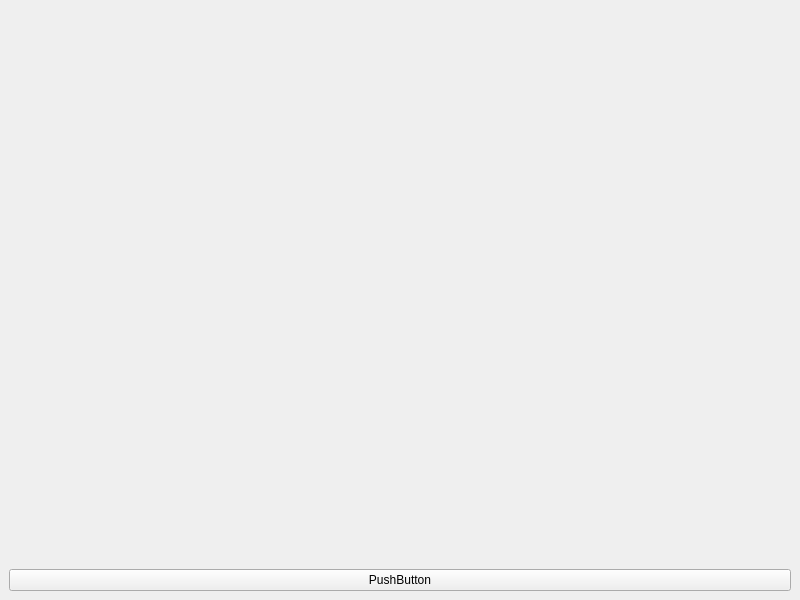
<?xml version="1.0" encoding="UTF-8"?>
<ui version="4.0">
 <class>MainWindow</class>
 <widget class="QMainWindow" name="MainWindow">
  <property name="geometry">
   <rect>
    <x>0</x>
    <y>0</y>
    <width>800</width>
    <height>600</height>
   </rect>
  </property>
  <property name="windowTitle">
   <string>MainWindow</string>
  </property>
  <widget class="QWidget" name="centralwidget">
   <layout class="QVBoxLayout" name="verticalLayout">
    <item alignment="Qt::AlignBottom">
     <widget class="QPushButton" name="pushButton">
      <property name="text">
       <string>PushButton</string>
      </property>
     </widget>
    </item>
   </layout>
  </widget>
 </widget>
 <resources/>
 <connections/>
</ui>
